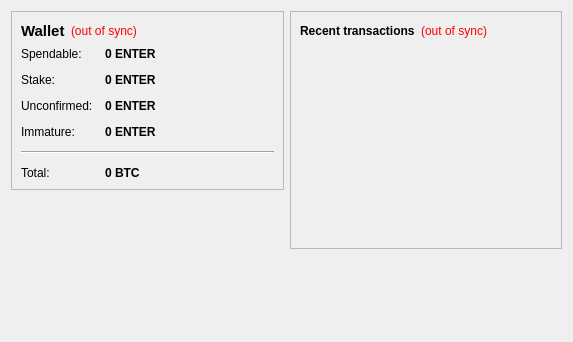
<?xml version="1.0" encoding="UTF-8"?>
<ui version="4.0">
 <class>OverviewPage</class>
 <widget class="QWidget" name="OverviewPage">
  <property name="geometry">
   <rect>
    <x>0</x>
    <y>0</y>
    <width>573</width>
    <height>342</height>
   </rect>
  </property>
  <property name="windowTitle">
   <string>Form</string>
  </property>
  <layout class="QHBoxLayout" name="horizontalLayout" stretch="1,1">
   <item>
    <layout class="QVBoxLayout" name="verticalLayout_2">
     <item>
      <widget class="QFrame" name="frame">
       <property name="frameShape">
        <enum>QFrame::StyledPanel</enum>
       </property>
       <property name="frameShadow">
        <enum>QFrame::Raised</enum>
       </property>
       <layout class="QVBoxLayout" name="verticalLayout_4">
        <item>
         <layout class="QHBoxLayout" name="horizontalLayout_4">
          <item>
           <widget class="QLabel" name="label_5">
            <property name="font">
             <font>
              <pointsize>11</pointsize>
              <weight>75</weight>
              <bold>true</bold>
             </font>
            </property>
            <property name="text">
             <string>Wallet</string>
            </property>
           </widget>
          </item>
          <item>
           <widget class="QLabel" name="labelWalletStatus">
            <property name="toolTip">
             <string>The displayed information may be out of date. Your wallet automatically synchronizes with the EnterCoin network after a connection is established, but this process has not completed yet.</string>
            </property>
            <property name="styleSheet">
             <string notr="true">QLabel { color: red; }</string>
            </property>
            <property name="text">
             <string notr="true">(out of sync)</string>
            </property>
            <property name="alignment">
             <set>Qt::AlignLeading|Qt::AlignLeft|Qt::AlignVCenter</set>
            </property>
           </widget>
          </item>
          <item>
           <spacer name="horizontalSpacer_2">
            <property name="orientation">
             <enum>Qt::Horizontal</enum>
            </property>
            <property name="sizeHint" stdset="0">
             <size>
              <width>40</width>
              <height>20</height>
             </size>
            </property>
           </spacer>
          </item>
         </layout>
        </item>
        <item>
         <layout class="QFormLayout" name="formLayout_2">
          <property name="fieldGrowthPolicy">
           <enum>QFormLayout::AllNonFixedFieldsGrow</enum>
          </property>
          <property name="horizontalSpacing">
           <number>12</number>
          </property>
          <property name="verticalSpacing">
           <number>12</number>
          </property>
          <item row="0" column="0">
           <widget class="QLabel" name="label">
            <property name="text">
             <string>Spendable:</string>
            </property>
           </widget>
          </item>
          <item row="0" column="1">
           <widget class="QLabel" name="labelBalance">
            <property name="font">
             <font>
              <weight>75</weight>
              <bold>true</bold>
             </font>
            </property>
            <property name="cursor">
             <cursorShape>IBeamCursor</cursorShape>
            </property>
            <property name="toolTip">
             <string>Your current spendable balance</string>
            </property>
            <property name="text">
             <string notr="true">0 ENTER</string>
            </property>
            <property name="textInteractionFlags">
             <set>Qt::LinksAccessibleByMouse|Qt::TextSelectableByKeyboard|Qt::TextSelectableByMouse</set>
            </property>
           </widget>
          </item>
          <item row="1" column="0">
           <widget class="QLabel" name="label_6">
            <property name="text">
             <string>Stake:</string>
            </property>
           </widget>
          </item>
          <item row="1" column="1">
           <widget class="QLabel" name="labelStake">
            <property name="font">
             <font>
              <weight>75</weight>
              <bold>true</bold>
             </font>
            </property>
            <property name="cursor">
             <cursorShape>IBeamCursor</cursorShape>
            </property>
            <property name="toolTip">
             <string>Total of coins that was staked, and do not yet count toward the current balance</string>
            </property>
            <property name="text">
             <string notr="true">0 ENTER</string>
            </property>
            <property name="textInteractionFlags">
             <set>Qt::LinksAccessibleByMouse|Qt::TextSelectableByKeyboard|Qt::TextSelectableByMouse</set>
            </property>
           </widget>
          </item>
          <item row="2" column="0">
           <widget class="QLabel" name="label_3">
            <property name="text">
             <string>Unconfirmed:</string>
            </property>
           </widget>
          </item>
          <item row="2" column="1">
           <widget class="QLabel" name="labelUnconfirmed">
            <property name="font">
             <font>
              <weight>75</weight>
              <bold>true</bold>
             </font>
            </property>
            <property name="cursor">
             <cursorShape>IBeamCursor</cursorShape>
            </property>
            <property name="toolTip">
             <string>Total of transactions that have yet to be confirmed, and do not yet count toward the current balance</string>
            </property>
            <property name="text">
             <string notr="true">0 ENTER</string>
            </property>
            <property name="textInteractionFlags">
             <set>Qt::LinksAccessibleByMouse|Qt::TextSelectableByKeyboard|Qt::TextSelectableByMouse</set>
            </property>
           </widget>
          </item>
          <item row="3" column="0">
           <widget class="QLabel" name="labelImmatureText">
            <property name="text">
             <string>Immature:</string>
            </property>
           </widget>
          </item>
          <item row="3" column="1">
           <widget class="QLabel" name="labelImmature">
            <property name="font">
             <font>
              <weight>75</weight>
              <bold>true</bold>
             </font>
            </property>
            <property name="toolTip">
             <string>Mined balance that has not yet matured</string>
            </property>
            <property name="text">
             <string notr="true">0 ENTER</string>
            </property>
            <property name="textInteractionFlags">
             <set>Qt::LinksAccessibleByMouse|Qt::TextSelectableByKeyboard|Qt::TextSelectableByMouse</set>
            </property>
           </widget>
          </item>
          <item row="4" column="0" colspan="2">
           <widget class="Line" name="line">
            <property name="orientation">
             <enum>Qt::Horizontal</enum>
            </property>
           </widget>
          </item>
          <item row="5" column="0">
           <widget class="QLabel" name="labelTotalText">
            <property name="text">
             <string>Total:</string>
            </property>
           </widget>
          </item>
          <item row="5" column="1">
           <widget class="QLabel" name="labelTotal">
            <property name="font">
             <font>
              <weight>75</weight>
              <bold>true</bold>
             </font>
            </property>
            <property name="cursor">
             <cursorShape>IBeamCursor</cursorShape>
            </property>
            <property name="toolTip">
             <string>Your current total balance</string>
            </property>
            <property name="text">
             <string notr="true">0 BTC</string>
            </property>
            <property name="textInteractionFlags">
             <set>Qt::LinksAccessibleByMouse|Qt::TextSelectableByKeyboard|Qt::TextSelectableByMouse</set>
            </property>
           </widget>
          </item>
         </layout>
        </item>
       </layout>
      </widget>
     </item>
     <item>
      <spacer name="verticalSpacer">
       <property name="orientation">
        <enum>Qt::Vertical</enum>
       </property>
       <property name="sizeHint" stdset="0">
        <size>
         <width>20</width>
         <height>40</height>
        </size>
       </property>
      </spacer>
     </item>
    </layout>
   </item>
   <item>
    <layout class="QVBoxLayout" name="verticalLayout_3">
     <item>
      <widget class="QFrame" name="frame_2">
       <property name="frameShape">
        <enum>QFrame::StyledPanel</enum>
       </property>
       <property name="frameShadow">
        <enum>QFrame::Raised</enum>
       </property>
       <layout class="QVBoxLayout" name="verticalLayout">
        <item>
         <layout class="QHBoxLayout" name="horizontalLayout_2">
          <item>
           <widget class="QLabel" name="label_4">
            <property name="text">
             <string>&lt;b&gt;Recent transactions&lt;/b&gt;</string>
            </property>
           </widget>
          </item>
          <item>
           <widget class="QLabel" name="labelTransactionsStatus">
            <property name="toolTip">
             <string>The displayed information may be out of date. Your wallet automatically synchronizes with the EnterCoin network after a connection is established, but this process has not completed yet.</string>
            </property>
            <property name="styleSheet">
             <string notr="true">QLabel { color: red; }</string>
            </property>
            <property name="text">
             <string notr="true">(out of sync)</string>
            </property>
            <property name="alignment">
             <set>Qt::AlignRight|Qt::AlignTrailing|Qt::AlignVCenter</set>
            </property>
           </widget>
          </item>
          <item>
           <spacer name="horizontalSpacer">
            <property name="orientation">
             <enum>Qt::Horizontal</enum>
            </property>
            <property name="sizeHint" stdset="0">
             <size>
              <width>40</width>
              <height>20</height>
             </size>
            </property>
           </spacer>
          </item>
         </layout>
        </item>
        <item>
         <widget class="QListView" name="listTransactions">
          <property name="styleSheet">
           <string notr="true">QListView { background: transparent; }</string>
          </property>
          <property name="frameShape">
           <enum>QFrame::NoFrame</enum>
          </property>
          <property name="verticalScrollBarPolicy">
           <enum>Qt::ScrollBarAlwaysOff</enum>
          </property>
          <property name="horizontalScrollBarPolicy">
           <enum>Qt::ScrollBarAlwaysOff</enum>
          </property>
          <property name="selectionMode">
           <enum>QAbstractItemView::NoSelection</enum>
          </property>
         </widget>
        </item>
       </layout>
      </widget>
     </item>
     <item>
      <spacer name="verticalSpacer_2">
       <property name="orientation">
        <enum>Qt::Vertical</enum>
       </property>
       <property name="sizeHint" stdset="0">
        <size>
         <width>20</width>
         <height>40</height>
        </size>
       </property>
      </spacer>
     </item>
    </layout>
   </item>
  </layout>
 </widget>
 <resources/>
 <connections/>
</ui>
